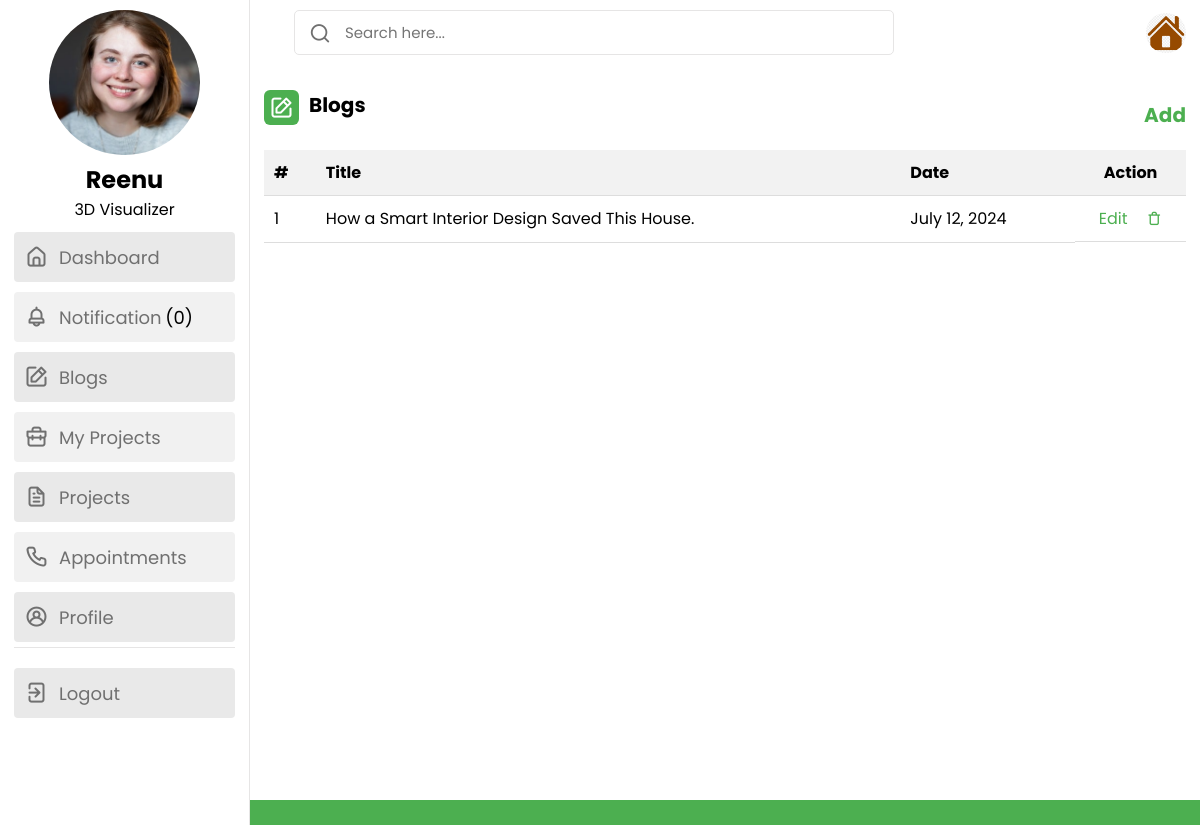
/staff_blog/ (signed in), run on the app's committed database.
### future_app/models.py (models this page shows, shortened)
class Staff(models.Model):
    staff = models.ForeignKey(User, on_delete=models.CASCADE, related_name='staff_profile')
    designation = models.CharField(max_length=100, null=True, blank=True)
    experience = models.CharField(max_length=100, null=True, blank=True)
    qualification = models.CharField(max_length=100, null=True, blank=True)
    image = models.ImageField(null=True, blank=True, upload_to="images/")

class User(AbstractUser):
    USERNAME_FIELD = 'email'
    REQUIRED_FIELDS = ['username', 'phone_number']
    user_type = models.IntegerField(default=1, choices=userchoices)
    phone_number = models.CharField(max_length=10, null=True, blank=True)
    email = models.EmailField(null=True, blank=True, unique=True)
    created_at = models.DateField(auto_now_add=True)
    name = models.CharField(max_length=100, null=True, blank=True)

class Blog(models.Model):
    title = models.CharField(max_length=100, null=True, blank=True)
    user = models.ForeignKey(User, on_delete=models.CASCADE, related_name='user_id')
    date = models.DateField(auto_now_add=True)
    description = models.TextField(null=True, blank=True)
    detail = models.TextField(null=True, blank=True)
    image = models.ImageField(null=True, blank=True, upload_to="images/")
    sub_title = models.CharField(max_length=100, null=True, blank=True)
    image1 = models.ImageField(null=True, blank=True, upload_to="images/")
    exp = models.TextField(null=True, blank=True)

### future_app/views.py (the view)
# urls.py: path('staff_blog/', views.staff_blog, name='staff_blog'),
def staff_blog(request):
    unread_count = Notification.objects.filter(user=request.user.id, read=False).count()
    user = User.objects.get(id=request.user.id)
    staff = Staff.objects.filter(staff_id=user)
    item = Blog.objects.filter(user_id=user).order_by('-id')
    return render(request, 'staff_blog.html', locals())

### templates/staff_blog.html (shortened to what this page needs)
<!DOCTYPE html>
{% load static %}
<html lang="en">
<head>
    <link rel="stylesheet" href="{% static 'css/staff.css' %}">
    <link rel="stylesheet" href="https://unicons.iconscout.com/release/v4.0.0/css/line.css">
</head>
<body>
    <nav>
        <div class="profile">
            {% for i in staff %}
            <a class="profiledata" href="{% url 'staff_profile' %}"><img src="{{ i.image.url }}" alt="Profile Picture"></a>
            <h2>{{ user.name }}</h2>
            <p>{{ i.designation }}</p>
            {% endfor %}
        </div>
        <div class="menu-items">
            <ul class="nav-links">
                <li><a href="{% url 'staff_dashboard' %}">
                    <i class="uil uil-estate"></i>
                    <span class="link-name">Dashboard</span>
                </a></li>
                <li><a href="{% url 'staff_notification' %}">
                    <i class="uil uil-bell"></i>
                    <span class="link-name">Notification</i><mark class="big swing">({{ unread_count }})</mark></span>
                </a></li>
                <li><a href="{% url 'staff_blog' %}">
                    <i class="uil uil-edit"></i>
                    <span class="link-name">Blogs</span>
                </a></li>
                <li><a href="{% url 'staff_myproject_list' %}">
                    <i class="uil uil-briefcase"></i>
                    <span class="link-name">My Projects</span>
                </a></li>
                <li><a href="{% url 'staff_project_list' %}">
                    <i class="uil uil-file-alt"></i>
                    <span class="link-name">Projects</span>
                </a></li>
                <li><a href="{% url 'staff_appointments' %}">
                    <i class="uil uil-phone"></i>
                    <span class="link-name">Appointments</span>
                </a></li>
                <li><a href="{% url 'staff_profile' %}">
                    <i class="uil uil-user-circle"></i>
                    <span class="link-name">Profile</span>
                </a></li>
            </ul>
            <ul class="logout-mode">
                <li><a href="{% url 'logout' %}">
                    <i class="uil uil-signout"></i>
                    <span class="link-name">Logout</span>
                </a></li>
            </ul>
        </div>
    </nav>
    <section class="dashboard">
        <div class="top">
            <div class="search-box">
                <i class="uil uil-search"></i>
                <form method="POST" action="{% url 'search_sblog' %}">
                    <input type="text" name="search" placeholder="Search here...">
                </form>
            </div>
            <img src="{% static 'img/favicon.png' %}" alt="">
        </div>
        <div class="activity">
            <div class="title">
                <div class="head" style="display:inline-flex; gap:10px;">
                    <i class="uil uil-edit"></i>
                <span class="text">Blogs</span>
                </div>
                <a class="add" href="{% url 'create_staff_blog' %}">Add</a>
            </div>
            <div class="activity-data">
                {% if searched %}
                    <table>
                        <thead>
                            <tr>
                                <th>#</th>
                                <th>Title</th>
                                <th>Date</th>
                                <th>Action</th>
                            </tr>
                        </thead>
                        <tbody>
                        {% for i in searched %}
                                <tr>
                                    <td>{{ forloop.counter }}</td>
                                    <td>{{ i.title }}</td>
                                    <td>{{ i.date }}</td>
                                    <td class="action-buttons">
                                        <a href="{% url 'edit_staff_blog' i.id %}">Edit</a>
                                        <a href="/delete_item/{{ i.id }}"><i class="uil uil-trash"></i></a>
                                    </td>
                                </tr>
                        {% endfor %}
                        </tbody>
                    </table>
                {% elif item %}
                    <table>
                        <thead>
                            <tr>
                                <th>#</th>
                                <th>Title</th>
                                <th>Date</th>
                                <th>Action</th>
                            </tr>
                        </thead>
                        <tbody>
                            {% for i in item %}
                                <tr>
                                    <td>{{ forloop.counter }}</td>
                                    <td>{{ i.title }}</td>
                                    <td>{{ i.date }}</td>
                                    <td class="action-buttons">
                                        <a href="{% url 'edit_staff_blog' i.id %}">Edit</a>
                                        <a href="/delete_item/{{ i.id }}"><i class="uil uil-trash"></i></a>
                                    </td>
                                </tr>
                        {% endfor %}
                        </tbody>
                    </table>
                {% endif %}
            </div>
        </div>
    </section>
</body>
</html>>

### static/css/staff.css (style rules this page uses)
* { margin: 0; padding: 0; box-sizing: border-box; font-family: 'Poppins', sans-serif; }
:root { --primary-color: #4CAF50; --panel-color: #FFF; --text-color: #000; --black-light-color: #707070; --border-color: #e6e5e5; --toggle-color: #DDD; --box1-color: #4DA3FF; --box2-color: #FFE6AC; --box3-color: #E7D1FC; --title-icon-color: #fff; --tran-05: all 0.5s ease; --tran-03: all 0.3s ease; --tran-03: all 0.2s ease; }
body { min-height: 100vh; background-color: var(--primary-color); }
nav { position: fixed; top: 0; left: 0; height: 100%; width: 250px; padding: 10px 14px; background-color: var(--panel-color); border-right: 1px solid var(--border-color); transition: var(--tran-05); }
nav .menu-items { margin-top: 15px; height: calc(100% - 90px); display: flex; flex-direction: column; justify-content: space-between; }
.menu-items li { list-style: none; }
.menu-items li a { display: flex; align-items: center; height: 50px; text-decoration: none; position: relative; }
.menu-items li a i { font-size: 24px; min-width: 45px; height: 100%; display: flex; align-items: center; justify-content: center; color: var(--black-light-color); }
.menu-items li a .link-name { font-size: 18px; font-weight: 400; color: var(--black-light-color); transition: var(--tran-05); }
.menu-items .logout-mode { padding-top: 10px; border-top: 1px solid var(--border-color); }
.dashboard { position: relative; left: 250px; background-color: var(--panel-color); min-height: 100vh; width: calc(100% - 250px); padding: 10px 14px; transition: var(--tran-05); }
.dashboard .top { position: fixed; top: 0; left: 250px; display: flex; width: calc(100% - 250px); justify-content: space-between; align-items: center; padding: 10px 14px; background-color: var(--panel-color); transition: var(--tran-05); z-index: 10; }
.dashboard .top .search-box { position: relative; height: 45px; max-width: 600px; width: 100%; margin: 0 30px; }
.top .search-box input { position: absolute; border: 1px solid var(--border-color); background-color: var(--panel-color); padding: 0 25px 0 50px; border-radius: 5px; height: 100%; width: 100%; color: var(--text-color); font-size: 15px; font-weight: 400; outline: none; }
.top .search-box i { position: absolute; left: 15px; font-size: 22px; z-index: 10; top: 50%; transform: translateY(-50%); color: var(--black-light-color); }
.top img { width: 40px; border-radius: 50%; }
.activity .activity-data { display: flex; }

### templates/staff_blog.html (style rules this page uses)
:root { --primary-color: #4CAF50; }
body { overflow-y: hidden; }
nav { position: fixed; top: 0; left: 0; height: 100%; width: 250px; padding: 10px 14px; background-color: var(--panel-color); border-right: 1px solid var(--border-color); transition: var(--tran-05); overflow-y: auto; }
nav .menu-items { justify-content: normal; margin-top: 0; }
.profile { text-align: center; }
.profiledata { width: 100%; height: 100%; margin-top: 0; }
.profile img { width: 68%; height: 145px; border-radius: 50%; object-fit: fill; }
.mark, mark { padding: .2em; background-color: #f1f1f1; }
.activity { padding-top: 80px; }
.activity-data { padding-top: 20px; }
.title { display: flex; justify-content: space-between; flex-direction: row; font-size: 20px; font-weight: bolder; gap: 10px; }
.dashboard .title i { position: relative; height: 35px; width: 35px; background-color: var(--primary-color); border-radius: 6px; color: var(--title-icon-color); display: flex; align-items: center; justify-content: center; font-size: 24px; }
a { display: inline-block; margin-top: 10px; color: #4CAF50; text-decoration: none; }
ul { list-style: none; padding: 0; }
ul li { background-color: #f1f1f1; margin-bottom: 5px; border-radius: 4px; }
ul li:nth-child(odd) { background-color: #e9e9e9; }
table { width: 100%; border-collapse: collapse; }
th, td { padding: 10px; text-align: left; border-bottom: 1px solid #ddd; }
th { background-color: #f2f2f2; }
th:last-child { text-align: center; }
.action-buttons { display: flex; gap: 5px; justify-content: space-evenly; }
.action-buttons a { margin-top: 0; }
.add { display: inline-block; color: #4CAF50; text-decoration: none; }

### data on the page
Staff: image (picture), designation "3D Visualizer"
User: name "Reenu"
Blog: title "How a Smart Interior Design Saved This House.", date "July 12, 2024"

### other printed values
{{ unread_count }} "0"
